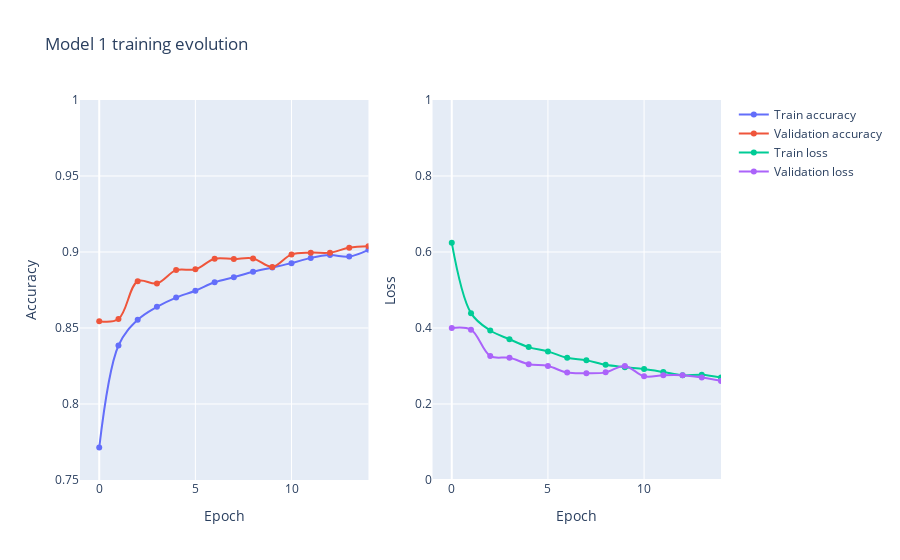

Here is the notebook cell this chart was saved with:
### Markdown cell above
# Accuracy and loss graphs for training of models

### Code cell
fig = make_subplots(rows=1, cols=2)

history =  json.load(open('model_history/model1_history', 'r'))

fig.add_trace(go.Scatter(y=history['accuracy'],
                    mode='lines+markers',
                    name='Train accuracy',
                    line_shape='spline'), row=1, col=1)

fig.add_trace(go.Scatter(y=history['val_accuracy'],
                    mode='lines+markers',
                    name='Validation accuracy',
                    line_shape='spline'), row=1, col=1)

fig.add_trace(go.Scatter(y=history['loss'],
                    mode='lines+markers',
                    name='Train loss',
                    line_shape='spline'), row=1, col=2)

fig.add_trace(go.Scatter(y=history['val_loss'],
                    mode='lines+markers',
                    name='Validation loss',
                    line_shape='spline'), row=1, col=2)

# Update yaxis properties
fig.update_yaxes(title_text="Accuracy", range=[.75,1], row=1, col=1)
fig.update_yaxes(title_text="Loss", range=[0,1], row=1, col=2)
fig.update_xaxes(title_text="Epoch", range=[-1,14],row=1, col=1)
fig.update_xaxes(title_text="Epoch", range=[-1,14], row=1, col=2)

fig.update_layout( title_text="Model 1 training evolution")
fig.show()

### Figure 1 — Plotly figure (JSON) as saved in the notebook; plotly's stock layout.template omitted (floating-point values rounded to 4 significant figures)
{"data": [{"line": {"shape": "spline"}, "mode": "lines+markers", "name": "Train accuracy", "type": "scatter", "xaxis": "x", "y": [0.7714, 0.8385, 0.8554, 0.8639, 0.87, 0.8745, 0.8801, 0.8834, 0.887, 0.8898, 0.8927, 0.8961, 0.898, 0.897, 0.9014], "yaxis": "y"}, {"line": {"shape": "spline"}, "mode": "lines+markers", "name": "Validation accuracy", "type": "scatter", "xaxis": "x", "y": [0.8545, 0.8559, 0.8808, 0.8793, 0.8881, 0.8886, 0.8956, 0.8953, 0.8957, 0.8902, 0.8984, 0.8996, 0.8996, 0.9028, 0.9038], "yaxis": "y"}, {"line": {"shape": "spline"}, "mode": "lines+markers", "name": "Train loss", "type": "scatter", "xaxis": "x2", "y": [0.6241, 0.4391, 0.3934, 0.3705, 0.3497, 0.3384, 0.3217, 0.3149, 0.3031, 0.297, 0.292, 0.2842, 0.2755, 0.2769, 0.2695], "yaxis": "y2"}, {"line": {"shape": "spline"}, "mode": "lines+markers", "name": "Validation loss", "type": "scatter", "xaxis": "x2", "y": [0.4002, 0.3957, 0.3262, 0.3217, 0.3049, 0.3, 0.2828, 0.2809, 0.2832, 0.3002, 0.273, 0.2757, 0.2756, 0.2695, 0.2608], "yaxis": "y2"}], "layout": {"title": {"text": "Model 1 training evolution"}, "xaxis": {"anchor": "y", "domain": [0, 0.45], "range": [-1, 14], "title": {"text": "Epoch"}}, "xaxis2": {"anchor": "y2", "domain": [0.55, 1], "range": [-1, 14], "title": {"text": "Epoch"}}, "yaxis": {"anchor": "x", "domain": [0, 1], "range": [0.75, 1], "title": {"text": "Accuracy"}}, "yaxis2": {"anchor": "x2", "domain": [0, 1], "range": [0, 1], "title": {"text": "Loss"}}}}
